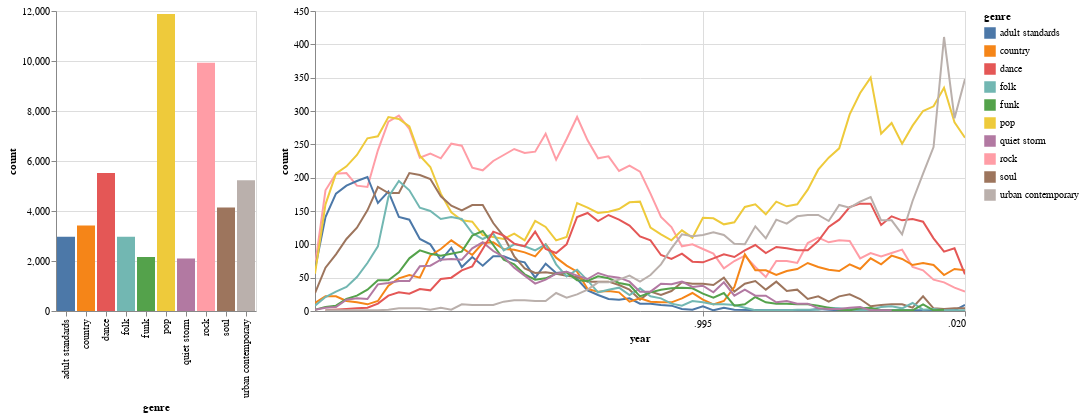

Notebook code for this chart:
### Code cell
chart_genres

### Figure 1 — Vega-Lite specification as saved in the notebook (floating-point values rounded to 4 significant figures; data arrays with more than 128 entries replaced by an {"elided": "..."} marker saying what was removed)
{"config": {"view": {"continuousWidth": 400, "continuousHeight": 300}}, "hconcat": [{"data": {"name": "data-ebea446e795297991652d9e750bd0702"}, "mark": "bar", "encoding": {"color": {"type": "nominal", "field": "genre"}, "x": {"type": "nominal", "field": "genre"}, "y": {"type": "quantitative", "field": "count"}}, "selection": {"selector001": {"type": "single", "encodings": ["x"]}}}, {"data": {"name": "data-dbaf7d28c63112a6ccf39a3dfc2b03fe"}, "mark": "line", "encoding": {"color": {"type": "nominal", "field": "genre"}, "x": {"type": "temporal", "field": "year"}, "y": {"type": "quantitative", "field": "count"}}, "height": 300, "selection": {"selector002": {"type": "interval", "bind": "scales", "encodings": ["x", "y"]}}, "transform": [{"filter": {"selection": "selector001"}}], "width": 650}], "$schema": "https://vega.github.io/schema/vega-lite/v4.8.1.json", "datasets": {"data-ebea446e795297991652d9e750bd0702": [{"genre": "pop", "count": 11882}, {"genre": "rock", "count": 9935}, {"genre": "dance", "count": 5524}, {"genre": "urban contemporary", "count": 5230}, {"genre": "soul", "count": 4141}, {"genre": "country", "count": 3420}, {"genre": "adult standards", "count": 2971}, {"genre": "folk", "count": 2966}, {"genre": "funk", "count": 2162}, {"genre": "quiet storm", "count": 2101}], "data-dbaf7d28c63112a6ccf39a3dfc2b03fe": {"elided": "600 records"}}}
